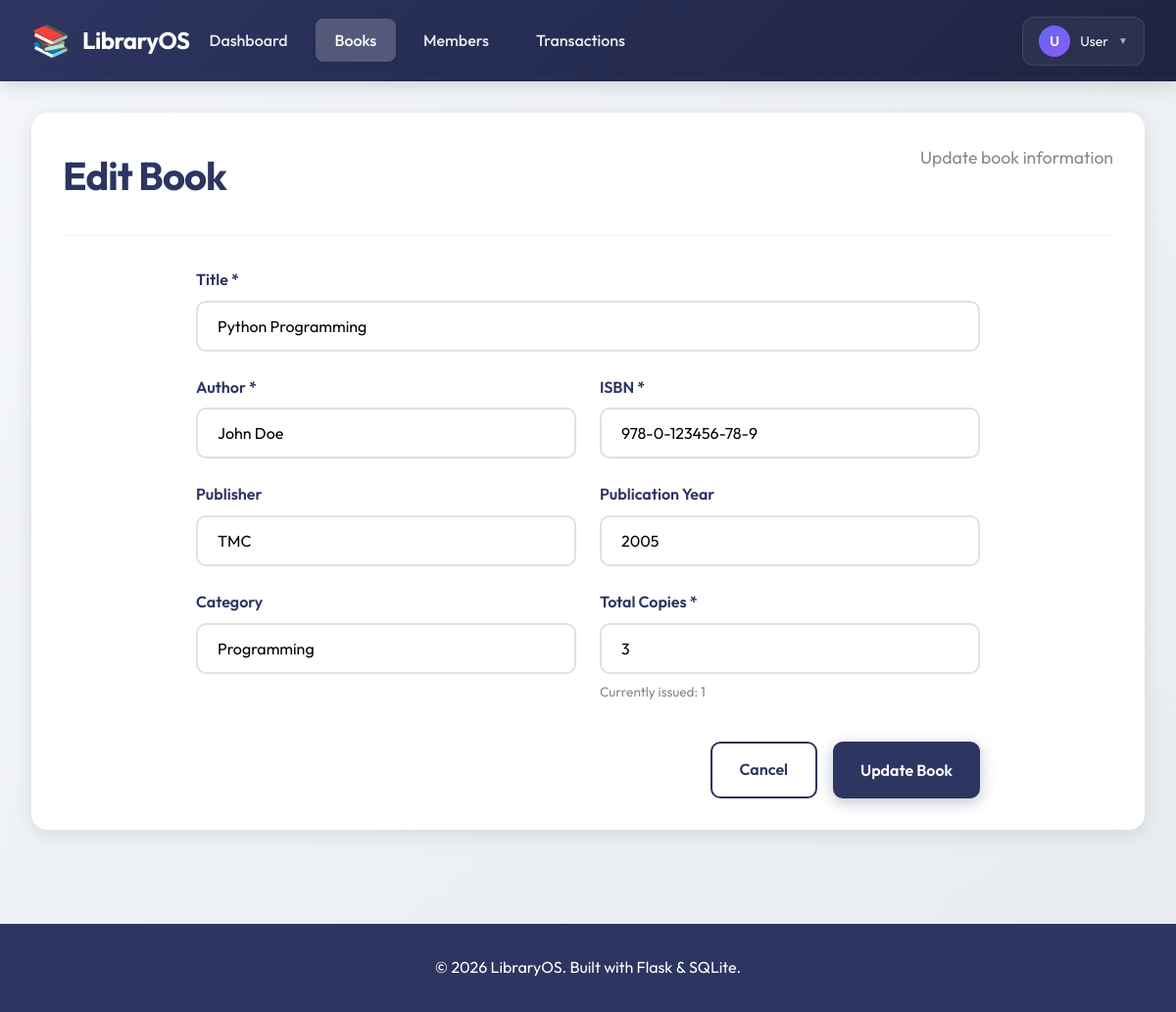
Page /books/edit/1 on the committed database.
### tables this page shows
CREATE TABLE books (
                id INTEGER PRIMARY KEY AUTOINCREMENT,
                title TEXT NOT NULL,
                author TEXT NOT NULL,
                isbn TEXT UNIQUE NOT NULL,
                publisher TEXT,
                publication_year INTEGER,
                category TEXT,
                total_copies INTEGER DEFAULT 1,
                available_copies INTEGER DEFAULT 1,
                created_at TIMESTAMP DEFAULT CURRENT_TIMESTAMP
            );

### app.py (the view, shortened to what this page needs)
@app.route('/books/edit/<int:book_id>', methods=['GET', 'POST'])
def edit_book(book_id):
    with get_db() as conn:
        cursor = conn.cursor()
        book = cursor.execute('SELECT * FROM books WHERE id = ?', (book_id,)).fetchone()
    return render_template('edit_book.html', book=book)

### app.py (called while the page is built)
@app.before_request
def before_request():
    g.start_time = time.time()
    logger.info(f"Request: {request.method} {request.path} - IP: {request.remote_addr}")
    if request.args:
        logger.debug(f"Query params: {dict(request.args)}")

@app.after_request
def after_request(response):
    duration = time.time() - g.get('start_time', time.time())
    logger.info(
        f"Response: {request.method} {request.path} - "
        f"Status: {response.status_code} - Duration: {duration:.3f}s"
    )
    return response

@contextmanager
def get_db():
    logger.debug(f"Opening database connection to {DATABASE}")
    conn = sqlite3.connect(DATABASE)
    conn.row_factory = sqlite3.Row
    try:
        yield conn
    except sqlite3.Error as e:
        logger.error(f"Database error: {str(e)}")
        raise
    finally:
        conn.close()
        logger.debug("Database connection closed")

### templates/edit_book.html (shortened to what this page needs)
{% extends "base.html" %}
{% block content %}
<div class="page">
    <div class="page-header">
        <h1 class="page-title">Edit Book</h1>
        <p class="page-subtitle">Update book information</p>
    </div>
    <div class="form-container">
        <form method="post" class="form">
            <div class="form-row">
                <div class="form-group">
                    <label for="title" class="form-label">Title *</label>
                    <input type="text" id="title" name="title" class="form-input" value="{{ book.title }}" required>
                </div>
            </div>
            <div class="form-row">
                <div class="form-group">
                    <label for="author" class="form-label">Author *</label>
                    <input type="text" id="author" name="author" class="form-input" value="{{ book.author }}" required>
                </div>
                <div class="form-group">
                    <label for="isbn" class="form-label">ISBN *</label>
                    <input type="text" id="isbn" name="isbn" class="form-input" value="{{ book.isbn }}" required>
                </div>
            </div>
            <div class="form-row">
                <div class="form-group">
                    <label for="publisher" class="form-label">Publisher</label>
                    <input type="text" id="publisher" name="publisher" class="form-input" value="{{ book.publisher or '' }}">
                </div>
                <div class="form-group">
                    <label for="publication_year" class="form-label">Publication Year</label>
                    <input type="number" id="publication_year" name="publication_year" class="form-input"
                           value="{{ book.publication_year or '' }}" min="1800" max="2026">
                </div>
            </div>
            <div class="form-row">
                <div class="form-group">
                    <label for="category" class="form-label">Category</label>
                    <input type="text" id="category" name="category" class="form-input" value="{{ book.category or '' }}">
                </div>
                <div class="form-group">
                    <label for="total_copies" class="form-label">Total Copies *</label>
                    <input type="number" id="total_copies" name="total_copies" class="form-input"
                           value="{{ book.total_copies }}" min="1" required>
                    <small class="form-hint">Currently issued: {{ book.total_copies - book.available_copies }}</small>
                </div>
            </div>
            <div class="form-actions">
                <a href="{{ url_for('books') }}" class="btn btn-ghost">Cancel</a>
                <button type="submit" class="btn btn-primary">Update Book</button>
            </div>
        </form>
    </div>
</div>
{% endblock %}

### static/css/style.css (style rules this page uses)
:root { --primary: #2d3561; --primary-dark: #1e2442; --secondary: #f39c12; --success: #27ae60; --info: #3498db; --warning: #e74c3c; --dark: #1a1a2e; --light: #f8f9fa; --border: #e0e0e0; --shadow: rgba(0, 0, 0, 0.1); --shadow-lg: rgba(0, 0, 0, 0.15); --text: #2c3e50; --text-muted: #7f8c8d; --bg-hover: #f5f6fa; --gradient: linear-gradient(135deg, var(--primary) 0%, var(--primary-dark) 100%); }
* { margin: 0; padding: 0; box-sizing: border-box; }
body { font-family: 'Outfit', -apple-system, BlinkMacSystemFont, 'Segoe UI', sans-serif; background: linear-gradient(to bottom right, #f5f7fa 0%, #e8ecef 100%); color: var(--text); line-height: 1.6; min-height: 100vh; }
.page { background: white; border-radius: 16px; padding: 2rem; box-shadow: 0 4px 20px var(--shadow); }
.page-header { display: flex; justify-content: space-between; align-items: flex-start; margin-bottom: 2rem; padding-bottom: 1.5rem; border-bottom: 2px solid var(--light); }
.page-title { font-size: 2.5rem; font-weight: 700; color: var(--primary); margin-bottom: 0.25rem; letter-spacing: -1px; }
.page-subtitle { color: var(--text-muted); font-size: 1.1rem; }
.btn { display: inline-block; padding: 0.875rem 1.75rem; border: none; border-radius: 10px; font-size: 1rem; font-weight: 600; text-decoration: none; cursor: pointer; transition: all 0.3s ease; font-family: inherit; }
.btn-primary { background: var(--primary); color: white; box-shadow: 0 4px 15px rgba(45, 53, 97, 0.3); }
.btn-ghost { background: transparent; color: var(--primary); border: 2px solid var(--primary); }
.form-container { max-width: 800px; margin: 0 auto; }
.form { display: flex; flex-direction: column; gap: 1.5rem; }
.form-row { display: grid; grid-template-columns: repeat(auto-fit, minmax(250px, 1fr)); gap: 1.5rem; }
.form-group { display: flex; flex-direction: column; }
.form-label { font-weight: 600; margin-bottom: 0.5rem; color: var(--primary); }
.form-input, .form-textarea { padding: 0.875rem 1.25rem; border: 2px solid var(--border); border-radius: 10px; font-size: 1rem; font-family: inherit; transition: all 0.3s ease; }
.form-hint { display: block; margin-top: 0.5rem; color: var(--text-muted); font-size: 0.85rem; }
.form-actions { display: flex; gap: 1rem; justify-content: flex-end; margin-top: 1rem; }

### rows in the picture
books: title "Python Programming", author "John Doe", isbn "978-0-123456-78-9", publisher "TMC", publication_year "2005", category "Programming", total_copies "3", book.total_copies-book.available_copies "1"

### other values in the picture
{{ session.get('username', 'U')[0]|upper }} "U"
{{ session.get('username', 'User') }} "User"
